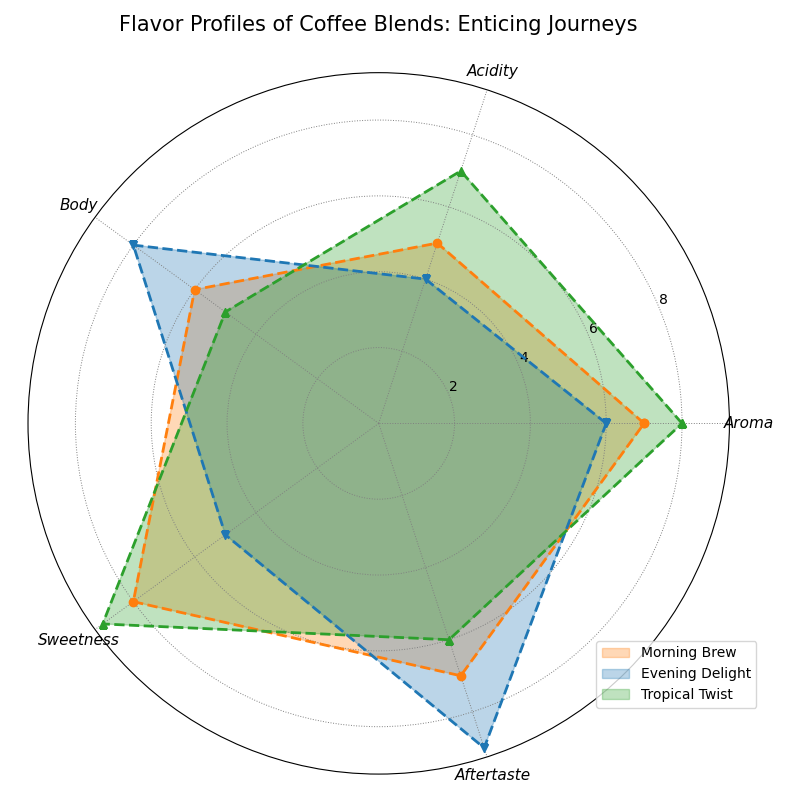

Here is the Python script that generated this plot:
import numpy as np
import matplotlib.pyplot as plt
from math import pi

attributes = ['Aroma', 'Acidity', 'Body', 'Sweetness', 'Aftertaste']
num_attributes = len(attributes)

# Data for three coffee blends
morning_brew = [7, 5, 6, 8, 7]
evening_delight = [6, 4, 8, 5, 9]
tropical_twist = [8, 7, 5, 9, 6]

data = np.array([morning_brew, evening_delight, tropical_twist])
data = np.concatenate((data, data[:, [0]]), axis=1)

angles = np.linspace(0, 2 * np.pi, num_attributes, endpoint=False).tolist()
angles += angles[:1]

fig, ax = plt.subplots(figsize=(8, 8), subplot_kw=dict(polar=True))

labels = ["Morning Brew", "Evening Delight", "Tropical Twist"]
colors = ['#FF7F0E', '#1F77B4', '#2CA02C']
markers = ['o', 'v', '^']

# Plot each coffee blend with random changes to appearance
for i, color in enumerate(colors):
    ax.fill(angles, data[i], color=color, alpha=0.3, label=labels[i])
    ax.plot(angles, data[i], color=color, linewidth=2, linestyle='--', marker=markers[i])

ax.set_xticks(angles[:-1])
ax.set_xticklabels(attributes, fontsize=11, fontstyle='italic')

ax.set_title('Flavor Profiles of Coffee Blends: Enticing Journeys', fontsize=15, fontweight='normal', pad=30)

# Randomized legend placement
ax.legend(loc='upper left', bbox_to_anchor=(0.8, 0.2))

ax.grid(color='gray', linestyle=':', linewidth=0.7)

plt.tight_layout()
plt.show()
